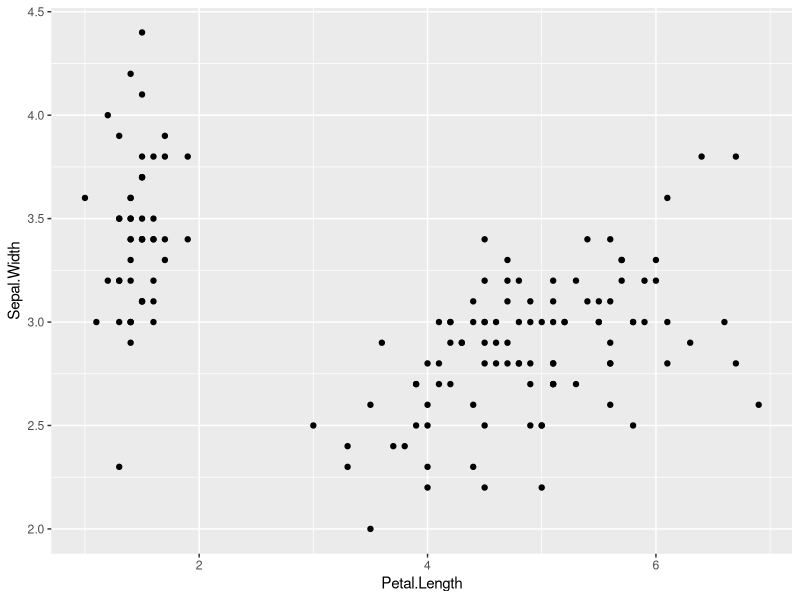
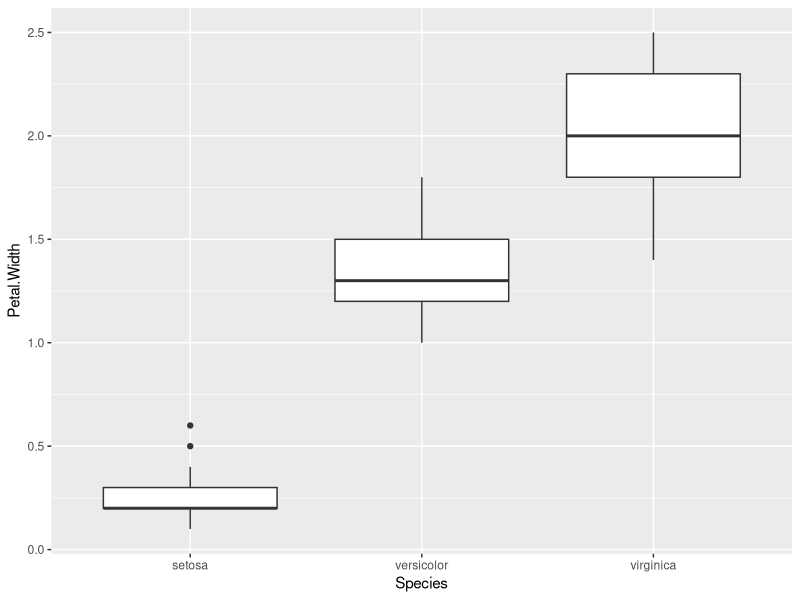
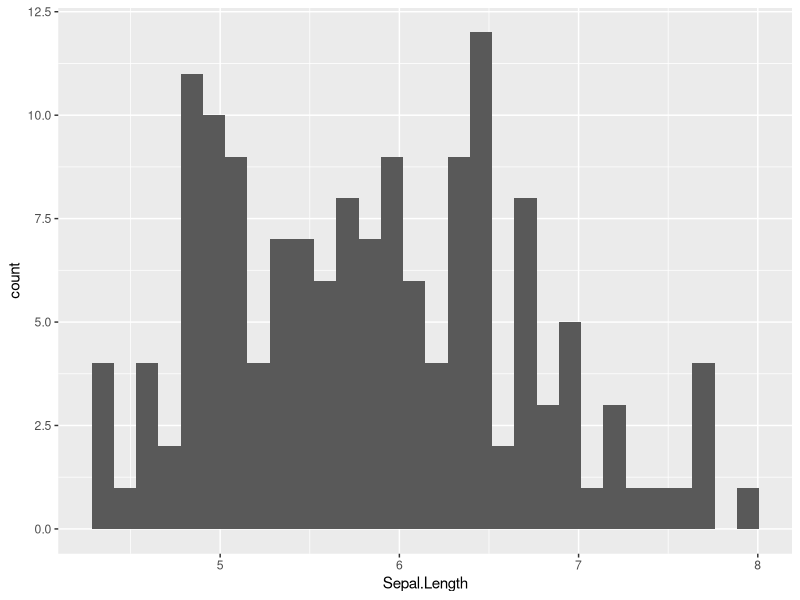
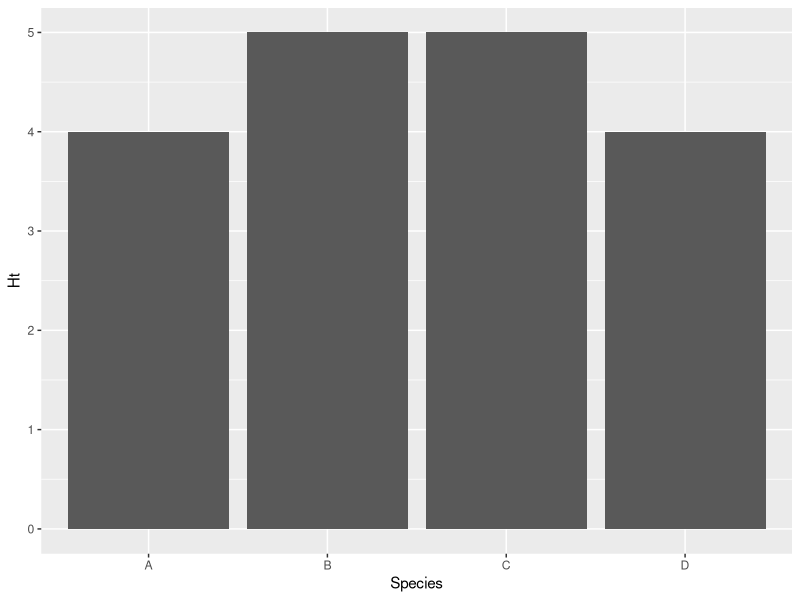
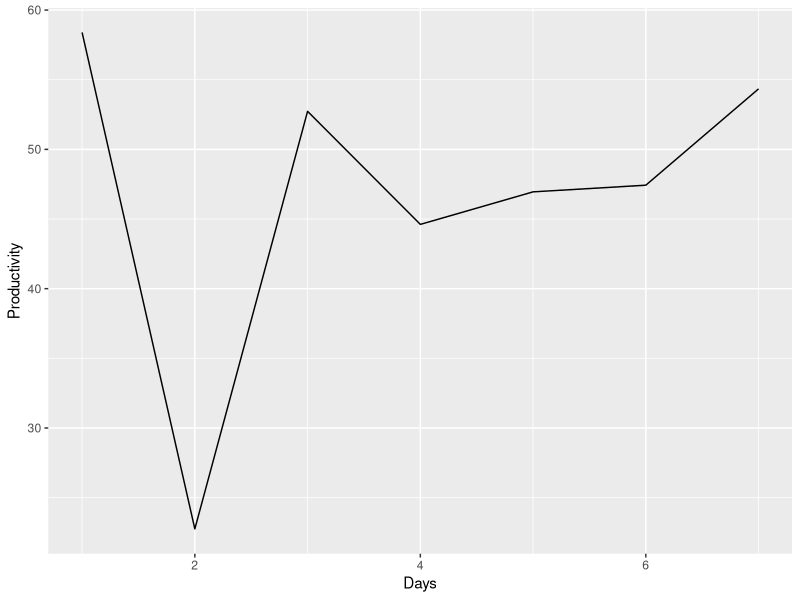
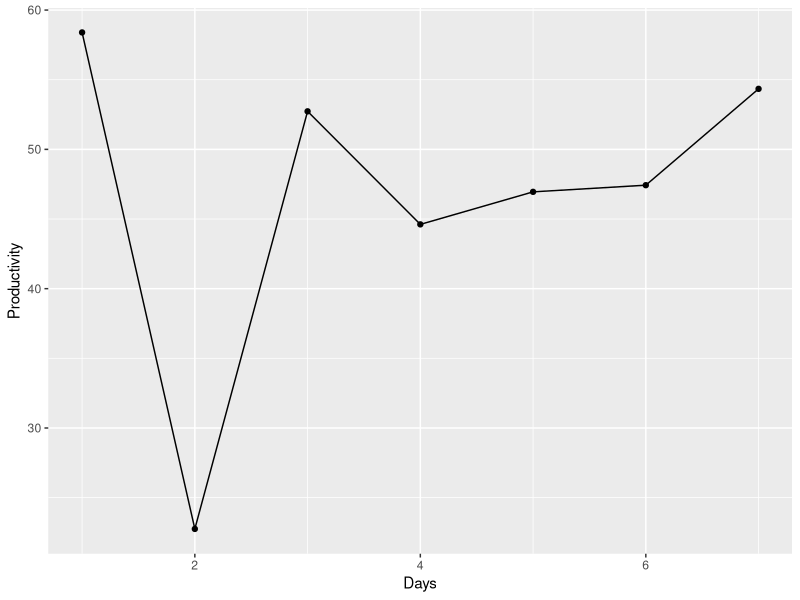
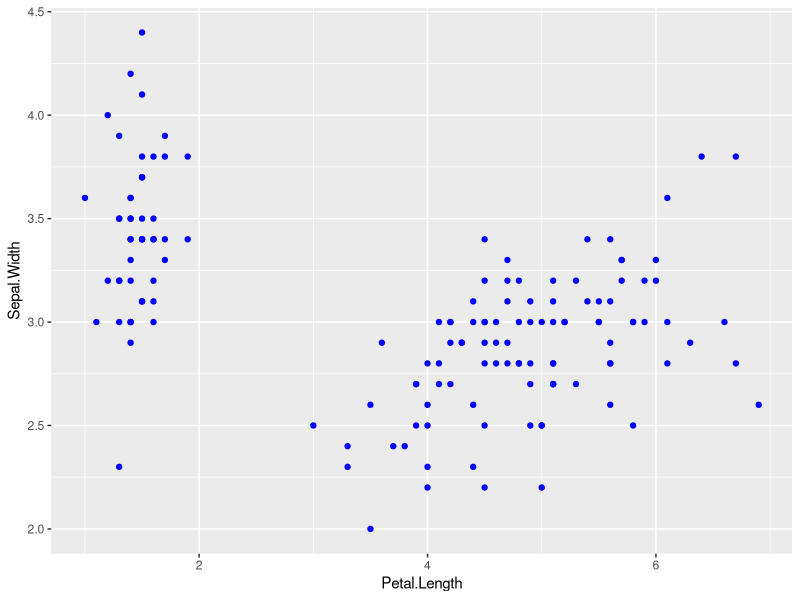
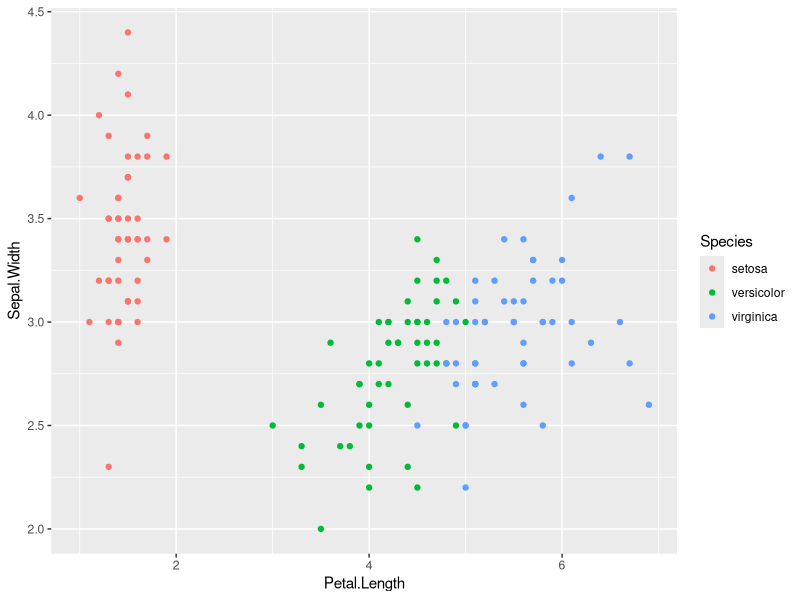

Here is the R script that generated these plots, in order: (Note: this script raises an error after producing the figures.)
##################### R Workshop: Graphing with ggplot2 #######################
                            ## Jennifer Bufford ##
                     ## jennifer.bufford@lincoln.ac.nz ##
                             # December 15, 2014 #

###############################################################################

#Input: iris

#Requires: ggplot2, plyr, ggthemes

#Output: Iris Graphs.pdf
#        ggplot Graphs.RData

#This script will run through examples of the following aspects of graping in ggplot:
#   simple plots
#   changing colour, shape, linetype, scales, etc.
#   adding regression lines and smoothers
#   spliting plots by groups using "facet"
#   bar plot with error bars
#   using theme() and base plots

#The script also looks at some alternate ways to calculate means and standard errors
#   and uses merge()

###############################################################################


#setwd("R Stats/R Workshop")

data(iris)


## Load Required Packages ##

#Note, you may have to install one or more of these packages, first
library(ggplot2)
library(plyr)
library(ggthemes)


# pdf(file="Iris Graphs.pdf", width=16, height=8)



##### Format Data #############################################################


str(iris)

iris$Loc <- factor(rep(c('ChicChocs',"LawrenceRiver",'ChaleurBay'), 50))
iris$Habitat <- factor(sample(c('meadow','marsh','riparian'), 150, replace=T))



##### Simple Plots ############################################################


## Scatterplot ##

ggplot(data=iris, aes(x=Petal.Length, y=Sepal.Width)) + geom_point()


## Boxplot ##

ggplot(data=iris, aes(x=Species, y=Petal.Width)) + geom_boxplot()


## Histogram ##

ggplot(data=iris, aes(x=Sepal.Length)) + geom_histogram()


## Bar Plot ##

#generate data
bar.dat <- data.frame("Ht"=rpois(4, 5), 'Species'=c('A','B','C','D'))

ggplot(data=bar.dat, aes(x=Species, y=Ht)) + geom_bar(stat="identity")


## Line Plot ##

#generate data
line.dat <- data.frame('Days'=1:7, 'Productivity'=rnorm(7,50,10))

ggplot(data=line.dat, aes(x=Days, y=Productivity)) + geom_line()


## Exercise: Line and Point Plot ##

#Use line.dat for your plot

ggplot(line.dat, aes(x=Days, y=Productivity)) + geom_line() + geom_point()



##### Changing Shape, Colour ##################################################


## Change Colour ##

#all points one colour
ggplot(data=iris, aes(x=Petal.Length, y=Sepal.Width, colour=Species)) + 
  geom_point(colour="blue") 

#points are coloured by species
ggplot(data=iris, aes(x=Petal.Length, y=Sepal.Width, colour=Species)) + geom_point()

#the difference between colour and fill
ggplot(data=bar.dat, aes(x=Species, y=Ht, colour=Species)) + geom_bar(stat='identity')
ggplot(data=bar.dat, aes(x=Species, y=Ht, fill=Species)) + geom_bar(stat='identity')


## Change Shape Type ##

#points all have the same shape
ggplot(data=iris, aes(x=Petal.Length, y=Sepal.Width)) + geom_point(shape=2)

#points are shaped by Species
ggplot(data=iris, aes(x=Petal.Length, y=Sepal.Width, shape=Species)) + geom_point()


## Change Line Type ##

#points all have the same shape
ggplot(data=line.dat, aes(x=Days, y=Productivity)) + geom_line(lty=2, size=3)


## Change Size ##

#points all have the same size
ggplot(data=iris, aes(x=Petal.Length, y=Sepal.Width)) + geom_point(size=6)

#points are sized by Species
ggplot(data=iris, aes(x=Petal.Length, y=Sepal.Width, size=Species)) + geom_point()


## Exercise: Change Colour, Shape & Size ##

#Set a colour by species, shape by habitat and size by location

ggplot(data=iris, aes(x=Petal.Length, y=Sepal.Width, colour=Species, shape=Habitat, 
                      size=Loc)) + geom_point()



##### Modifying Scales ########################################################


## Modify scale labels ##

ggplot(data=iris, aes(x=Petal.Length, y=Sepal.Width, colour=Species)) + 
  geom_point(size=6) + ylab('Sepal Width (cm)') + xlab('Petal Length (cm)')


## Modify X-Y Scales ##

#Set min and max
ggplot(data=iris, aes(x=Petal.Length, y=Sepal.Width, colour=Species)) + 
  geom_point(size=6) + 
  scale_x_continuous(name="Petal Length (cm)", limits=c(3,7))

#Set tick labels
ggplot(data=iris, aes(x=Petal.Length, y=Sepal.Width, colour=Species)) + 
  geom_point(size=6) + 
  scale_x_continuous(name="Petal Length (cm)", breaks=seq(1,7, by=1))

#Set axis using expand
ggplot(data=iris, aes(x=Petal.Length, y=Sepal.Width, colour=Species)) + 
  geom_point(size=6) + 
  scale_y_continuous(name="Sepal Width (cm)", expand=c(0,0.1))


## Set Colour Scale ##

ggplot(data=iris, aes(x=Petal.Length, y=Sepal.Width, colour=Species)) + 
  geom_point(size=6) + scale_colour_manual(values=c('darkgreen','firebrick','skyblue'))
  
ggplot(data=iris, aes(x=Petal.Length, y=Sepal.Width, colour=Species)) + 
  geom_point(size=6) + 
  scale_colour_manual(name="Sp", values=c('firebrick','darkgreen','skyblue'),
                     labels=c('Iris setosa','Iris versicolor','Iris virginica'))


## Using Colour Schemes ##

ggplot(data=iris, aes(x=Petal.Length, y=Sepal.Width, colour=Species)) +
  geom_point(size=6) + scale_colour_brewer()

ggplot(data=iris, aes(x=Petal.Length, y=Sepal.Width, colour=Species)) +
  geom_point(size=6) + scale_colour_brewer(type='div')

ggplot(data=iris, aes(x=Petal.Length, y=Sepal.Width, colour=Species)) +
  geom_point(size=6) + scale_colour_brewer(type='qual')

ggplot(data=iris, aes(x=Petal.Length, y=Sepal.Width, colour=Species)) +
  geom_point(size=6) + scale_colour_brewer(type='qual',palette=2)


## Exercise: Set Shape Scale ##

#Set the Shape so that setosa is a solid circle, versicolor an open square,
#   and virginica a +
#Set the labels to "I. " and then the species name and make the legend title blank
#use scale_shape_manual (also check pch), look in R help or ggplot2 website for help


ggplot(data=iris, aes(x=Petal.Length, y=Sepal.Width, shape=Species)) + 
  geom_point(size=6) + 
  scale_shape_manual(name="", values=c(19,0,3),
                      labels=c('I. setosa','I. versicolor','I. virginica'))





##### Adding Regression Lines #################################################


## Linear Regression ##

#All points, irrespective of species (e.g. Sepal.Length ~ Petal.Length)
ggplot(data=iris, aes(x=Petal.Length, y=Sepal.Length)) + geom_point(size=6) + 
  geom_smooth(method="lm")

#Modify the line, without 95% CI Shading
ggplot(data=iris, aes(x=Petal.Length, y=Sepal.Length)) + geom_point(size=6) + 
  geom_smooth(method="lm", size=3, se=F, colour="red")


#By Species (e.g. Sepal.Length ~ Petal.Length*Species)
ggplot(data=iris, aes(x=Petal.Length, y=Sepal.Length, colour=Species)) + 
  geom_point(size=6) + geom_smooth(method="lm")


## Smoothers ##

#All points together
ggplot(data=iris, aes(x=Petal.Length, y=Sepal.Length)) + geom_point(size=6) + 
  geom_smooth()

#By Species
ggplot(data=iris, aes(x=Petal.Length, y=Sepal.Length, colour=Species)) + 
  geom_point(size=6) + geom_smooth()


## Exercise: Plot Petal.Width vs Sepal.Width with linear regression by Sp ##

ggplot(data=iris, aes(x=Petal.Width, y=Sepal.Width, colour=Species)) + 
  geom_point(size=6) + geom_smooth(method="lm")





##### Facets ##################################################################


ggplot(data=iris, aes(x=Sepal.Width)) + stat_bin(breaks=c(2,3.1,4.2)) +
  facet_grid(~Species)


## Facet ##

ggplot(data=iris, aes(x=Petal.Length, y=Sepal.Length, colour=Species)) + 
  geom_point(size=6) + facet_grid(~Loc)

ggplot(data=iris, aes(x=Petal.Length, y=Sepal.Length, colour=Species)) + 
  geom_point(size=6) + facet_grid(Loc~Habitat)

ggplot(data=iris, aes(x=Petal.Length, y=Sepal.Length, colour=Species)) + 
  geom_point(size=6) + facet_grid(~Loc + Habitat)


## Exercise: Plot with Location in Colours and Facet by Species ##

ggplot(data=iris, aes(x=Petal.Length, y=Sepal.Length, colour=Loc)) + 
  geom_point(size=6) + facet_grid(~Species)




##### Formatting Data for ggplot ##############################################


spdat <- ddply(.data = iris, .variables = c('Species','Habitat'), .fun=function(x){
  y <- data.frame('PL.m' = mean(x$Petal.Length), 
                  'PL.se' = sd(x$Petal.Length)/sqrt(nrow(x)))
  return(y)
})


## Exercise: Find Mean and SE for Sepal.Length by Species and Habitat ##

#call your new data.frame spdat2, call your columns SL.m and SL.se


spdat2 <- ddply(.data = iris, .variables = c('Species','Habitat'), .fun=function(x){
  y <- data.frame('SL.m' = mean(x$Sepal.Length), 
                  'SL.se' = sd(x$Sepal.Length)/sqrt(nrow(x)))
  return(y)
})




## Merge Data ##

(sp.dat <- merge(spdat, spdat2))



##### Adding Error Bars #######################################################


## Basic Bar Plot ##

ggplot(sp.dat, aes(x=Species, y=PL.m, fill=Habitat)) + 
  geom_bar(stat='identity', position="dodge")


## Add Error Bars ##

ggplot(sp.dat, aes(x=Species, y=PL.m, fill=Habitat)) + 
  geom_bar(stat='identity', position="dodge") +
  geom_errorbar(aes(ymin = PL.m-PL.se, ymax=PL.m+PL.se), position="dodge")

ggplot(sp.dat, aes(x=Species, y=PL.m, fill=Habitat)) + 
  geom_bar(stat='identity', position="dodge") +
  geom_errorbar(aes(ymin = PL.m-PL.se, ymax=PL.m+PL.se), width=0.5, 
                position=position_dodge(width=0.9))


## Advanced: Vertical and Horizontal Error Bars ##

ggplot(sp.dat, aes(x=SL.m, y=PL.m, colour=Species, shape=Habitat)) + 
  geom_point(size=4) +
  geom_errorbar(aes(ymin = PL.m-PL.se, ymax=PL.m+PL.se)) +
  geom_errorbarh(aes(xmin = SL.m-SL.se, xmax=SL.m+SL.se))


## Exercise: Create a Bar Plot with Error Bars for Sepal Length ##

#Add informative axis labels

ggplot(sp.dat, aes(x=Species, y=SL.m, fill=Habitat)) + 
  geom_bar(stat='identity', position="dodge") + ylab('Mean Sepal Length (cm)') +
  geom_errorbar(aes(ymin = SL.m-SL.se, ymax=SL.m+SL.se), width=0.5, 
                position=position_dodge(width=0.9))





##### Using Theme #############################################################


## Pre-set Themes ##

#Black and white
ggplot(sp.dat, aes(x=Species, y=PL.m, fill=Habitat)) + 
  geom_bar(stat='identity', position="dodge") + theme_bw()

#Excel (just for fun)
ggplot(sp.dat, aes(x=Species, y=PL.m, fill=Habitat)) + 
  geom_bar(stat='identity', position="dodge") + theme_excel()

#Minimal
ggplot(sp.dat, aes(x=Species, y=PL.m, fill=Habitat)) + 
  geom_bar(stat='identity', position="dodge") + theme_minimal()


## Grid Lines ##

ggplot(sp.dat, aes(x=Species, y=PL.m, fill=Habitat)) + 
  geom_bar(stat='identity', position="dodge") +
  theme(panel.grid = element_blank())


## Legend Position ##

ggplot(sp.dat, aes(x=Species, y=PL.m, fill=Habitat)) + 
  geom_bar(stat='identity', position="dodge") + 
  theme(legend.position = c(0.1,0.85))


## Modify Facets ##

ggplot(sp.dat, aes(x=Species, y=PL.m, fill=Habitat)) + 
  geom_bar(stat='identity', position="dodge") + facet_grid(~Habitat) + 
  theme(strip.background = element_rect(fill='purple'))


## Modifying Text ##

ggplot(sp.dat, aes(x=Species, y=PL.m, fill=Habitat)) + 
  geom_bar(stat='identity', position="dodge") +
  theme(axis.text = element_text(size=14), axis.title = element_text(size = 20),
        legend.text = element_text(size=12, colour="red"), 
        legend.title=element_text(size=20))


## Exercise: Create a plot with a white background, no grid lines, and all text >=12
#Add informative axis labels

ggplot(sp.dat, aes(x=Species, y=PL.m, fill=Habitat)) + ylab('Mean Petal Length (cm)')
  geom_bar(stat='identity', position="dodge") + theme_bw() +
  theme(panel.grid=element_blank(), axis.text = element_text(size=14), 
        axis.title = element_text(size = 16),
        legend.text = element_text(size=14), 
        legend.title=element_text(size=14))



##### Using a Base Plot #######################################################


## Create Base Plot ##

base.plot <- ggplot(data=iris, aes(x=Petal.Length, y=Sepal.Length, colour=Species)) + 
  scale_colour_manual(values=c('firebrick','darkgreen','skyblue'),
                     labels=c('Iris setosa','Iris versicolor','Iris virginica')) +
  theme_bw() +
  theme(panel.grid = element_blank(),
        axis.text = element_text(size = 16), axis.title = element_text(size = 18),
        legend.text = element_text(size=16), legend.key = element_rect(colour="white"),
        legend.title = element_blank(), strip.text = element_text(size=18), 
        strip.background = element_rect(fill="white"))


## Plot ##

base.plot + geom_point() + xlab('Petal Length (cm)')

base.plot + geom_point(aes(x=Sepal.Length, y=Petal.Length))

base.plot + geom_bar(data=sp.dat, aes(x=Species, y=PL.m, fill=Habitat), stat='identity',
                     position="dodge")


## Exercise: Create a base plot for the bar graph (sp.dat), then add bars and errorbars

base.bar <- ggplot(sp.dat, aes(x=Species, y=PL.m, fill=Habitat)) + theme_bw() + 
  theme(panel.grid = element_blank(),
        axis.text = element_text(size = 16), axis.title = element_text(size = 18),
        legend.text = element_text(size=16))

base.bar + geom_bar(stat='identity', position="dodge") +
  geom_errorbar(aes(ymin = PL.m-PL.se, ymax=PL.m+PL.se), width=0.5, 
                position=position_dodge(width=0.9))





##### Additional Packages #####################################################


#the package 'GGally' includes the function ggpairs, which allows you to 
#   quickly make pairwise plots in ggplot

#the package 'ggthemes' extends many of the theme() elements in ggplot, including
#   different pre-set themes, and pre-set colour schemes 
#   (e.g. scale_colour_colorblind - note the spelling)


## Make pairwise plots ##

#install.packages('GGally')
library(GGally)

ggpairs(iris[,c('Petal.Length','Sepal.Length','Species')])


## Exercise: Make pairwise plots of Petal and Sepal Width by Habitat ##

ggpairs(iris[,c('Petal.Width','Sepal.Width','Habitat')])



##### Save Plots, Data ########################################################


# dev.off()


## Save Workspace ##

save.image(file="ggplot Graphing.RData")


